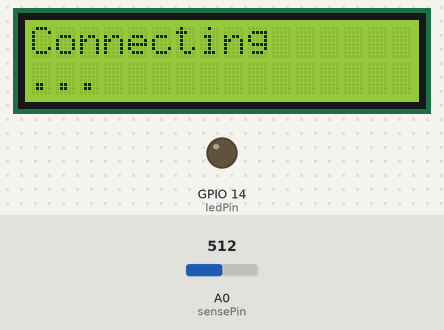
Recording of a sketch running on a simulated ESP8266 (NodeMCU). Parts: 16×2 character LCD, output pins drawn as LEDs (lit = HIGH). Inputs (shaded band) come from the test bench; at power-on: A0 (sensePin) = 512. WiFi joins after 1.5 s; servers stay silent unless stated.

Above: at 1.1 s.
At 1.7 s:
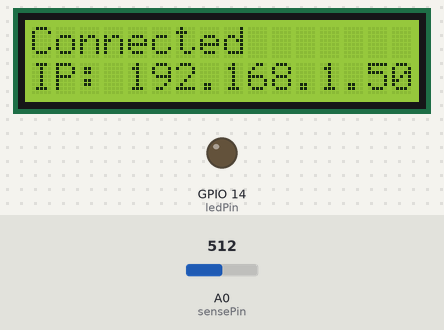
At 2.7 s:
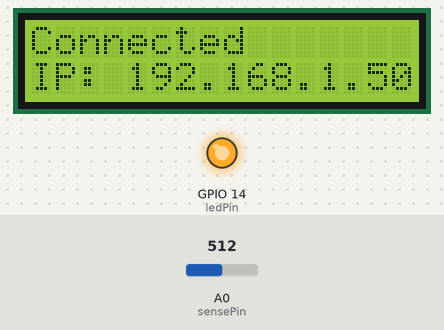
At 19.2 s:
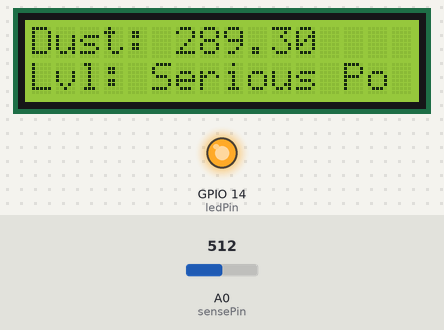
Timing chart, 0 to 20.7 s (numbered marks = the images above):
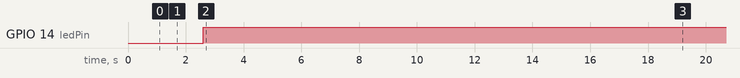

Measured:
- by itself, GPIO 14 (ledPin): LOW → HIGH at 2.6 s
- what the display in image 0 shows lasts 0.5 s, from 1.1 s to 1.6 s
- what the display in image 1 shows lasts 17.6 s, from 1.6 s to 19.2 s

The sketch:

13_9_2019_esp12_dust_sensor.ino
```cpp
#include <Wire.h>
#include <LiquidCrystal_I2C.h>

//Pin define
int sensePin = A0;
int ledPin = 14; //D4, GPIO2

//Fixed parameter
int Tsampling = 280;
int Tdelta = 40;
int Tsleep = 9680;

//Variable parameter
int ave_sample = 150;
float offset = 0.64;
String level = "";

//Output define
float outVo = 0;
float sigVolt = 0;
float dustLevel = 0;

//Serial debug, 0- disable, 1 - enable
boolean debug = 0;

//LCD IIC parameter
LiquidCrystal_I2C lcd(0x3F,16,2);

//WiFi setup
#include <ESP8266WiFi.h>
String SSID = "The_Patriot";
String password = "DestructiveKelvin1992";
WiFiClient client;

//Thingspeak setup
String host = "api.thingspeak.com";
int port = 80;
String API = "NRIFQ4GZY5CF7UDF";

void setup(){
  if(debug == 1) Serial.begin(9600);
  pinMode(ledPin,OUTPUT);
  lcd.init();
  lcd.backlight();
  WiFi.begin(SSID, password);

  if (debug == 1) Serial.println("Wait for WiFi... ");
  lcd.clear();
  lcd.setCursor(0,0);
  lcd.print("Connecting ");
  lcd.setCursor(0,1);
  while (WiFi.status() != WL_CONNECTED)
  {
    lcd.print(".");
    if (debug == 1)
    {
       Serial.print(".");
    }
    delay(500);
  }
  lcd.clear();
  lcd.setCursor(0,0);
  lcd.print("Connected ");
  lcd.setCursor(0,1);
  lcd.print("IP: ");
  lcd.print(WiFi.localIP());

  if (debug == 1)
  {
    Serial.println("");
    Serial.println("WiFi connected");
    Serial.println("IP address: ");
    Serial.println(WiFi.localIP());
  }

  delay(1000);
}

void loop(){

  //Reset cumulative
  float cumu_dustLevel = 0;

  for(int i=0; i<ave_sample; i++)
  {
    digitalWrite(ledPin,LOW);
    delayMicroseconds(Tsampling);

    outVo = analogRead(sensePin);

    delayMicroseconds(Tdelta);
    digitalWrite(ledPin,HIGH);
    delayMicroseconds(Tsleep);

    sigVolt = outVo * (3.3 / 1024) +offset;
    dustLevel = (0.17 * sigVolt - 0.1)*1000;
    cumu_dustLevel += dustLevel;
    delay(100);
  }

  //Averaage dust level
  dustLevel = cumu_dustLevel/ave_sample;

  //Health level
  if (dustLevel<=35) level="Excellent";
  else if (dustLevel>35 && dustLevel <=75) level="Average";
  else if (dustLevel>75 && dustLevel <=115) level="Light Po";
  else if (dustLevel>115 && dustLevel <=150) level="Moder. Po";
  else if (dustLevel>150 && dustLevel <=250) level="Heavy Po";
  else if (dustLevel>250 && dustLevel <=500) level="Serious Po";

  lcd.clear();
  lcd.setCursor(0,0);
  lcd.print("Dust: ");
  lcd.print(dustLevel);
  lcd.setCursor(0,1);
  lcd.print("Lvl: ");
  lcd.print(level);

  //Upload data
  if (client.connect (host,port))
  {
    String data = API;
    data += "&field1=";
    data += String(dustLevel);
    data += "\r\n\r\n";

    client.print("POST /update HTTP/1.1\n");
    client.print("Host: api.thingspeak.com\n");
    client.print("Connection: close\n");
    client.print("X-THINGSPEAKAPIKEY: "+API+"\n");
    client.print("Content-Type: application/x-www-form-urlencoded\n");
    client.print("Content-Length: ");
    client.print(data.length());
    client.print("\n\n");
    client.print(data);
  }

  if (debug == 1)
  {
    Serial.print("Measured Signal Value (0-1023): ");
    Serial.print(outVo);
    Serial.print("   Voltage: ");
    Serial.print(sigVolt);
    Serial.print("   Dust Density Level: ");
    Serial.println(dustLevel);
  }
}
```
